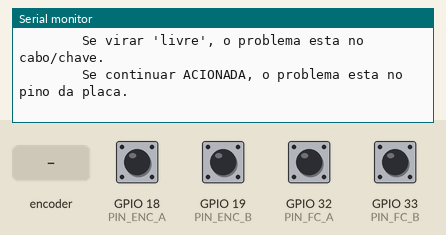
Simulated run of this sketch. Board: ESP32. On the bench: the last lines printed to the serial monitor. The inputs (shaded band) are chosen by the test bench; at power-on: GPIO 18 (PIN_ENC_A), GPIO 19 (PIN_ENC_B), GPIO 32 (PIN_FC_A), GPIO 33 (PIN_FC_B) HIGH.

Above: at 1.5 s.
1.6 s: GPIO 32 (PIN_FC_A) pulled LOW for 1 s
At 2.31 s:
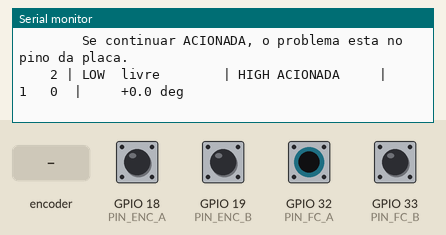
4.1 s: GPIO 33 (PIN_FC_B) pulled LOW for 1 s
At 4.9 s:
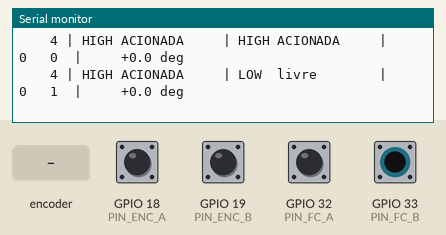
6.6 s: rotary encoder on GPIO 18 (PIN_ENC_A) / GPIO 19 (PIN_ENC_B) turned 1 step (first pin leading)
At 7.31 s:
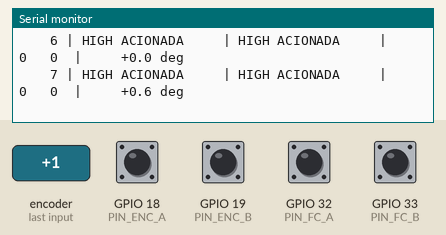
9.8 s: GPIO 32 (PIN_FC_A) pulled LOW for 1 s
At 10.31 s:
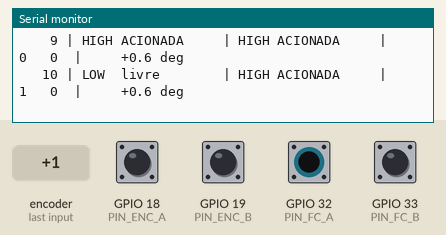
12.3 s: GPIO 33 (PIN_FC_B) pulled LOW for 1 s
At 12.9 s:
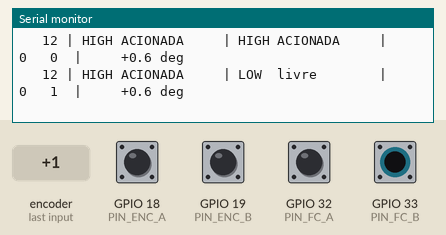
14.8 s: rotary encoder on GPIO 18 (PIN_ENC_A) / GPIO 19 (PIN_ENC_B) turned 1 step (first pin leading)
At 15.31 s:
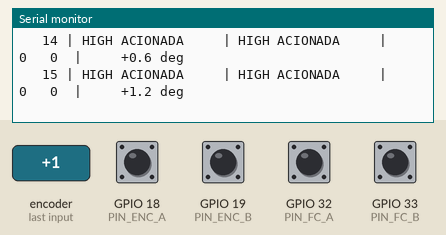
Timing chart, 0 to 17.5 s (numbered marks = the images above; inputs shaded):
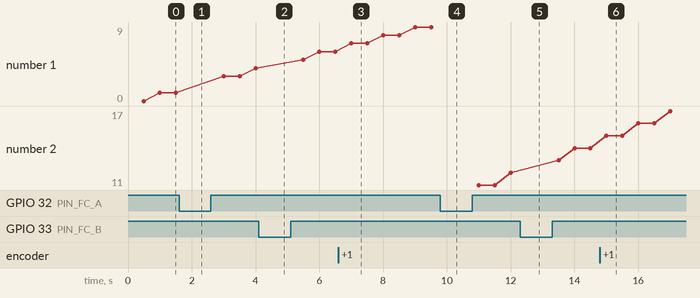

Measured:
- after the input at 1.6 s, the serial monitor: prints a new line after 0.40 s (image 1)
- after the input at 4.1 s, the serial monitor: prints a new line after 0.40 s (image 2)
- after the input at 6.6 s, the serial monitor: prints a new line after 0.40 s (image 3)
- after the input at 9.8 s, the serial monitor: prints a new line after 0.20 s (image 4)
- after the input at 12.3 s, the serial monitor: prints a new line after 0.20 s (image 5)
- after the input at 14.8 s, the serial monitor: prints a new line after 0.20 s (image 6)

The sketch:

diag_chaves.ino
```cpp
// ============================================================================
// Diagnostico das chaves de fim de curso e do encoder
// ============================================================================
//
// Nao move o motor. So le os pinos e mostra o que o firmware enxerga.
//
// Use quando o homing falhar com "FC A/B nao liberou apos recuo" ou
// "os dois fins de curso estao acionados".
//
// Monitor Serial em 115200.
//
// COMO LER:
//   Chave NF (normalmente fechada) ligada entre o pino e o GND, com pull-up
//   interno. Entao:
//      chave LIVRE  (nao pressionada) -> contato FECHADO -> pino em LOW  -> "livre"
//      chave PRESSIONADA              -> contato ABERTO  -> pino em HIGH -> "ACIONADA"
//      FIO ROMPIDO ou GND solto       -> pino flutua     -> HIGH         -> "ACIONADA"
//
//   O ultimo caso e proposital: a falha do cabo e lida como chave acionada,
//   e o sistema para em vez de atropelar o limite.
//
// O QUE PROCURAR:
//   - Com as duas chaves livres, as duas linhas devem dizer "livre".
//   - Se uma disser ACIONADA sem ninguem tocar nela, siga o checklist no fim
//     deste arquivo.
//   - Pressione cada chave com o dedo e confirme que ela muda de estado.
// ============================================================================

#include <Arduino.h>

const int PIN_FC_A  = 32;
const int PIN_FC_B  = 33;
const int PIN_ENC_A = 18;
const int PIN_ENC_B = 19;
const int ACIONADO  = HIGH;

volatile long contagemEnc = 0;
volatile uint8_t estadoEnc = 0;
const int8_t tabelaEnc[16] = {
   0, -1,  1,  0,
   1,  0,  0, -1,
  -1,  0,  0,  1,
   0,  1, -1,  0
};

void IRAM_ATTR lerEncoder() {
  uint8_t e = (digitalRead(PIN_ENC_A) << 1) | digitalRead(PIN_ENC_B);
  contagemEnc += tabelaEnc[(estadoEnc << 2) | e];
  estadoEnc = e;
}

// Mesma leitura com debounce do firmware principal.
bool fimDeCurso(int pino) {
  if (digitalRead(pino) != ACIONADO) return false;
  delayMicroseconds(200);
  if (digitalRead(pino) != ACIONADO) return false;
  delayMicroseconds(200);
  return digitalRead(pino) == ACIONADO;
}

// Conta trocas de estado em 1 s: revela mau contato intermitente.
volatile uint32_t trocasA = 0, trocasB = 0;
void IRAM_ATTR isrA() { trocasA++; }
void IRAM_ATTR isrB() { trocasB++; }

void setup() {
  Serial.begin(115200);
  delay(300);

  pinMode(PIN_FC_A, INPUT_PULLUP);
  pinMode(PIN_FC_B, INPUT_PULLUP);
  pinMode(PIN_ENC_A, INPUT_PULLUP);
  pinMode(PIN_ENC_B, INPUT_PULLUP);

  estadoEnc = (digitalRead(PIN_ENC_A) << 1) | digitalRead(PIN_ENC_B);
  attachInterrupt(digitalPinToInterrupt(PIN_ENC_A), lerEncoder, CHANGE);
  attachInterrupt(digitalPinToInterrupt(PIN_ENC_B), lerEncoder, CHANGE);
  attachInterrupt(digitalPinToInterrupt(PIN_FC_A), isrA, CHANGE);
  attachInterrupt(digitalPinToInterrupt(PIN_FC_B), isrB, CHANGE);

  Serial.println();
  Serial.println("=== DIAGNOSTICO DAS CHAVES E DO ENCODER ===");
  Serial.println("O motor nao sera acionado.");
  Serial.println();
  Serial.println("Esperado com as duas chaves LIVRES: as duas em 'livre'.");
  Serial.println("Pressione cada chave com o dedo e veja se muda para ACIONADA.");
  Serial.println("Gire a haste com a mao e veja o angulo mudar.");
  Serial.println();
  Serial.println("tempo |  FC_A (32)       |  FC_B (33)       | trocas/s | encoder");
  Serial.println("------+------------------+------------------+----------+---------");
}

void loop() {
  static uint32_t t0 = 0;
  if (millis() - t0 < 500) return;
  t0 = millis();

  static uint32_t tA = 0, tB = 0;
  uint32_t dA = trocasA - tA; tA = trocasA;
  uint32_t dB = trocasB - tB; tB = trocasB;

  int bruA = digitalRead(PIN_FC_A);
  int bruB = digitalRead(PIN_FC_B);
  bool fcA = fimDeCurso(PIN_FC_A);
  bool fcB = fimDeCurso(PIN_FC_B);

  long enc = contagemEnc;
  float graus = enc * (360.0f / 2400.0f);

  char linha[150];
  snprintf(linha, sizeof(linha),
           "%5lu | %s %-12s | %s %-12s | %3lu %3lu  | %+8.1f deg",
           (unsigned long)(millis() / 1000),
           bruA ? "HIGH" : "LOW ", fcA ? "ACIONADA" : "livre",
           bruB ? "HIGH" : "LOW ", fcB ? "ACIONADA" : "livre",
           (unsigned long)dA, (unsigned long)dB, graus);
  Serial.println(linha);

  // Veredito imediato quando algo esta errado em repouso.
  static int avisos = 0;
  if (avisos < 3 && (fcA || fcB) && dA == 0 && dB == 0) {
    avisos++;
    Serial.println();
    Serial.print("  >> ");
    if (fcA && fcB) Serial.println("AS DUAS chaves lidas como acionadas.");
    else if (fcA)   Serial.println("FC_A (pino 32) lido como ACIONADO.");
    else            Serial.println("FC_B (pino 33) lido como ACIONADO.");
    Serial.println("  >> Se a chave esta fisicamente livre, o circuito esta aberto.");
    Serial.println("  >> Checklist, nesta ordem:");
    Serial.println("     1. O fio do GND da chave esta firme? (causa mais comum)");
    Serial.println("     2. O conector/borne esta solto ou oxidado?");
    Serial.println("     3. A chave esta ligada em NF (terminais COM e NC)?");
    Serial.println("        Em NA (COM e NO) a leitura fica invertida.");
    Serial.println("     4. Teste: ligue um jumper do pino direto ao GND.");
    Serial.println("        Se virar 'livre', o problema esta no cabo/chave.");
    Serial.println("        Se continuar ACIONADA, o problema esta no pino da placa.");
    Serial.println();
  }
  if (avisos < 6 && (dA > 4 || dB > 4)) {
    avisos++;
    Serial.println("  >> MUITAS trocas de estado: mau contato intermitente ou ruido.");
    Serial.println("     Afaste os fios da chave dos fios do motor.");
  }
}
```
